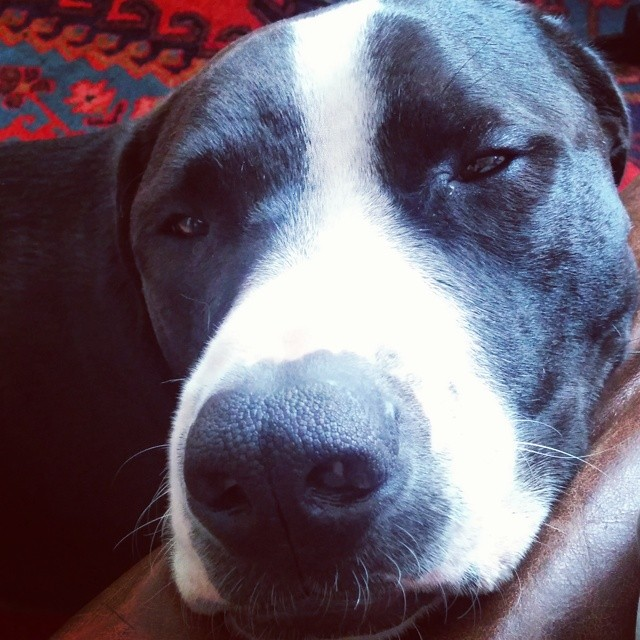
#> input picture Pictures/Dogs/14515612260.jpg, 640 x 640 px; its folder holds 4 pictures in this run
$ jupyter execute --allow-errors Resizing_Images.ipynb
#> lines starting #> are read from the running program, lines starting #| are printed output that depends on the picture
[cell 1]
from PIL import Image
import glob
from PIL import ImageFile
ImageFile.LOAD_TRUNCATED_IMAGES = True

[cell 2]
img_path = r"C:\Users\thekkenin\OneDrive - ZHAW\Master\Semester 2\Applied Data Science\Projekt\Pictures\Dogs\11648797464.jpg"

#> (the rest of this cell did not finish here and is left out)

[cell 3]
#epty list
image_dog_list = []
#> image_dog_list = []
resized_dog_images = []

[cell 4]
#append images to list
for filename in glob.glob(r"C:\Users\thekkenin\OneDrive - ZHAW\Master\Semester 2\Applied Data Science\Projekt\Pictures\Dogs\*.jpg"):
    print(filename)
    img = Image.open(filename)
#> img is the input picture: PIL image 640x640 RGB; mean R, G, B 108.1, 98.8, 113
    image_dog_list.append(img)

[cell 5]
#append resized images to list
for image in image_dog_list:
    image = image.resize((500,500))
    resized_dog_images.append(image)
#> this loop made 4 passes
#> pass 2, `image = image.resize((500,500))`:
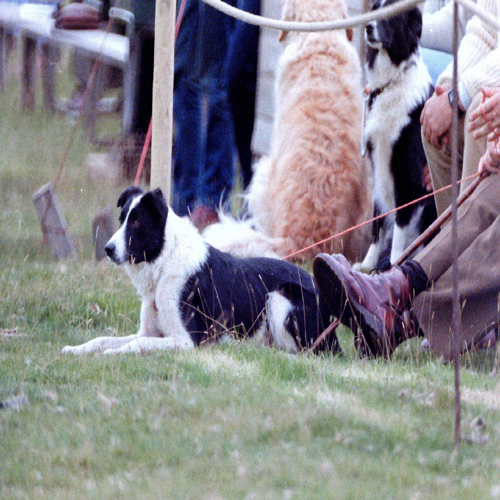
#> image: PIL image 500x500 RGB; mean R, G, B 135.7, 133.3, 139.4
#> pass 3, `image = image.resize((500,500))`:
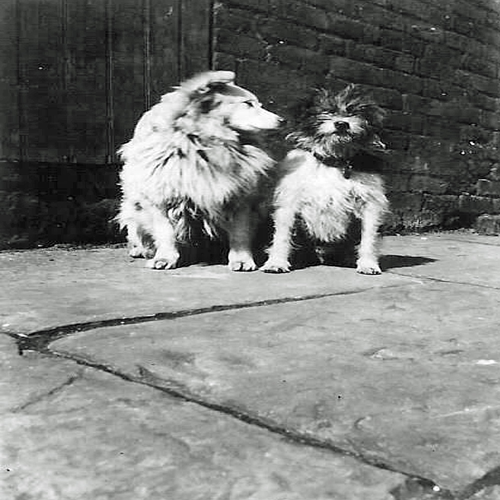
#> image: PIL image 500x500 RGB; mean R, G, B 122.5, 124.1, 121.9

[cell 6]
# save resized images to new folder
for (i,new) in enumerate(resized_dog_images):
    new.save('{}{}{}'.format(r'C:\Users\thekkenin\OneDrive - ZHAW\Master\Semester 2\Applied Data Science\Projekt\Pictures\Dogs\Resized_images\dogs' , i+1,'.jpg'))

[cell 7]
#reseizing cat pictures
img_path = r"C:\Users\thekkenin\OneDrive - ZHAW\Master\Semester 2\Applied Data Science\Projekt\Pictures\Cats\81759403.jpg"

#> (the rest of this cell did not finish here and is left out)

[cell 8]
#epty list
image_cat_list = []
#> image_cat_list = []
resized_cat_images = []

[cell 9]
#append images to list
for filename in glob.glob(r"C:\Users\thekkenin\OneDrive - ZHAW\Master\Semester 2\Applied Data Science\Projekt\Pictures\Cats\*.jpg"):
    print(filename)
    img = Image.open(filename)
    image_cat_list.append(img)

[cell 10]
#append resized images to list
for image in image_cat_list:
    image = image.resize((500,500))
    resized_cat_images.append(image)
#> this loop made 0 passes

[cell 11]
# save resized images to new folder
for (i,new) in enumerate(resized_cat_images):
    new.save('{}{}{}'.format(r'C:\Users\thekkenin\OneDrive - ZHAW\Master\Semester 2\Applied Data Science\Projekt\Pictures\Cats\Resized_images\cats' , i+1,'.jpg'))
